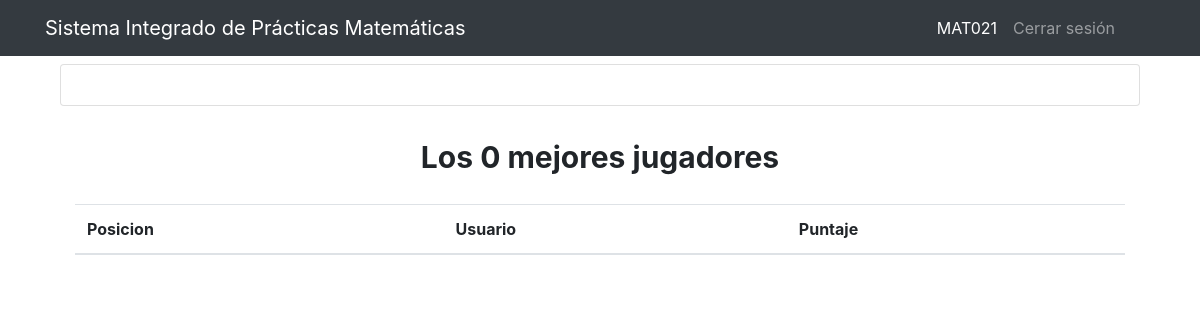
The app's page /SIPMapp/tablero/, older data.
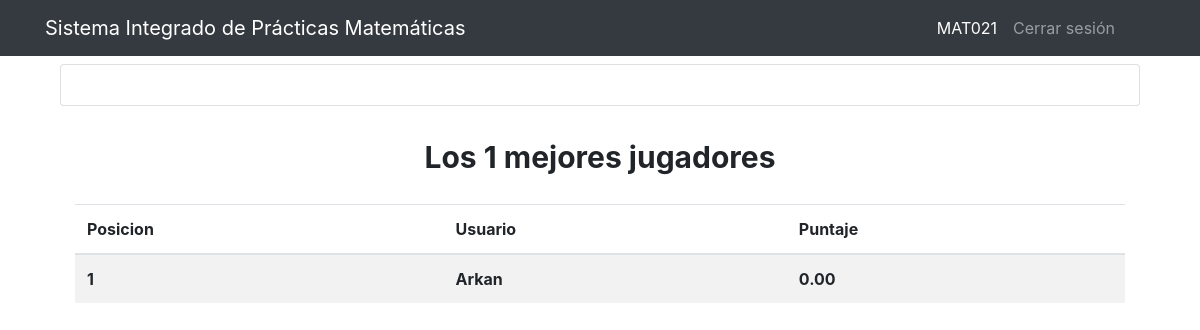
The same page, newer data.
### SIPMapp/models.py (models this page shows, shortened)
class QuizUsuario(models.Model):
	usuario = models.OneToOneField(User, on_delete=models.CASCADE)
	puntaje_total = models.DecimalField(verbose_name='Puntaje Total', default=0, decimal_places=2, max_digits=10)

### SIPMapp/views.py (the view)
# urls.py: path('tablero/',views.tablero, name = 'tablero'),
def tablero(request):
	total_usaurios_quiz = QuizUsuario.objects.order_by('-puntaje_total')[:10]
	contador = total_usaurios_quiz.count()
	context = {
		'usuario_quiz':total_usaurios_quiz,
		'contar_user':contador
	}
	return render(request, 'cuestionarios/tablero.html', context)

### SIPMapp/templates/cuestionarios/tablero.html (shortened to what this page needs)
<!doctype html>
<html lang="en">
  <head>
    <link rel="stylesheet" href="https://stackpath.bootstrapcdn.com/bootstrap/4.1.3/css/bootstrap.min.css">
  </head>
  <body>
    <h1>MAT021 - Inicial</h1>
<nav class="navbar header-top fixed-top navbar-expand-lg  navbar-dark bg-dark">
  <div class="container">
    <a class="navbar-brand" href="#">Sistema Integrado de Prácticas Matemáticas</a>
    <div class="collapse navbar-collapse" id="navbarResponsive">
      <ul class="navbar-nav ml-auto">
        <li class="nav-item active">
          <a class="nav-link" href="#">MAT021
              </a>
        </li>
        <li class="nav-item">
          <a class="nav-link" href="#">Cerrar sesión</a>
        </li>
        <li class="nav-item">
          <a class="nav-link" href="#"></a>
        </li>
        <li class="nav-item">
          <a class="nav-link" href="#"></a>
        </li>
      </ul>
    </div>
  </div>
</nav>
<!doctype html>
<html lang="es-MX">
<head>
    <link rel="stylesheet" href="https://stackpath.bootstrapcdn.com/bootstrap/4.3.0/css/bootstrap.min.css"
>
</head>
<body>
    <div class="container">
        <div class="row">
            <div class="col">
                <div class="container-fluid">
                    <div class="row">
                  <div class="col">
                    <div class="card">
                      <div class="card-body">
        </div>
    </div>
{% block contenido %}
<div class="container">
	<h1 class="text-center my-4">
		<span class="badge badge">
			Los {{contar_user}} mejores jugadores
		</span>
	</h1>
	<table class="table table-striped table-bodered">
		<thead>
			<tr>
				<th>Posicion</th>
				<th>Usuario</th>
				<th>Puntaje</th>
			</tr>
		</thead>
		<tbody>
			{% for user_quiz in usuario_quiz %}
				<tr>
					<th>{{forloop.counter}}</th>
					<th>{{user_quiz.usuario.username}}</th>
					<th>{{user_quiz.puntaje_total}}</th>
				</tr>
			{% endfor %}
		</tbody>
	</table>
</div>
{% endblock %}

Row changes from the older to the newer data that the page shows:
added QuizUsuario: usuario.username "Arkan", puntaje_total "0.00"
Text that changed along with them:
{{ contar_user }}: "0" → "1"
